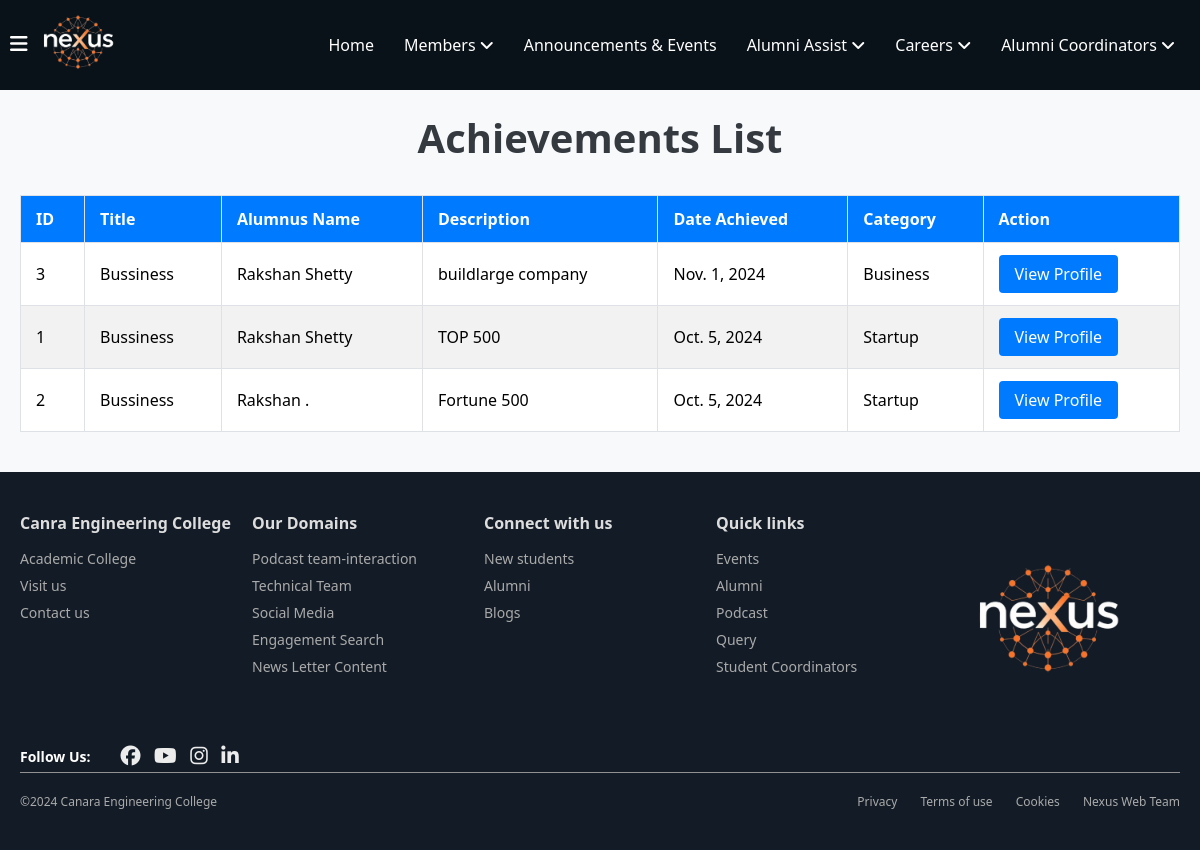
The page /achievements/ on the database as committed earlier.
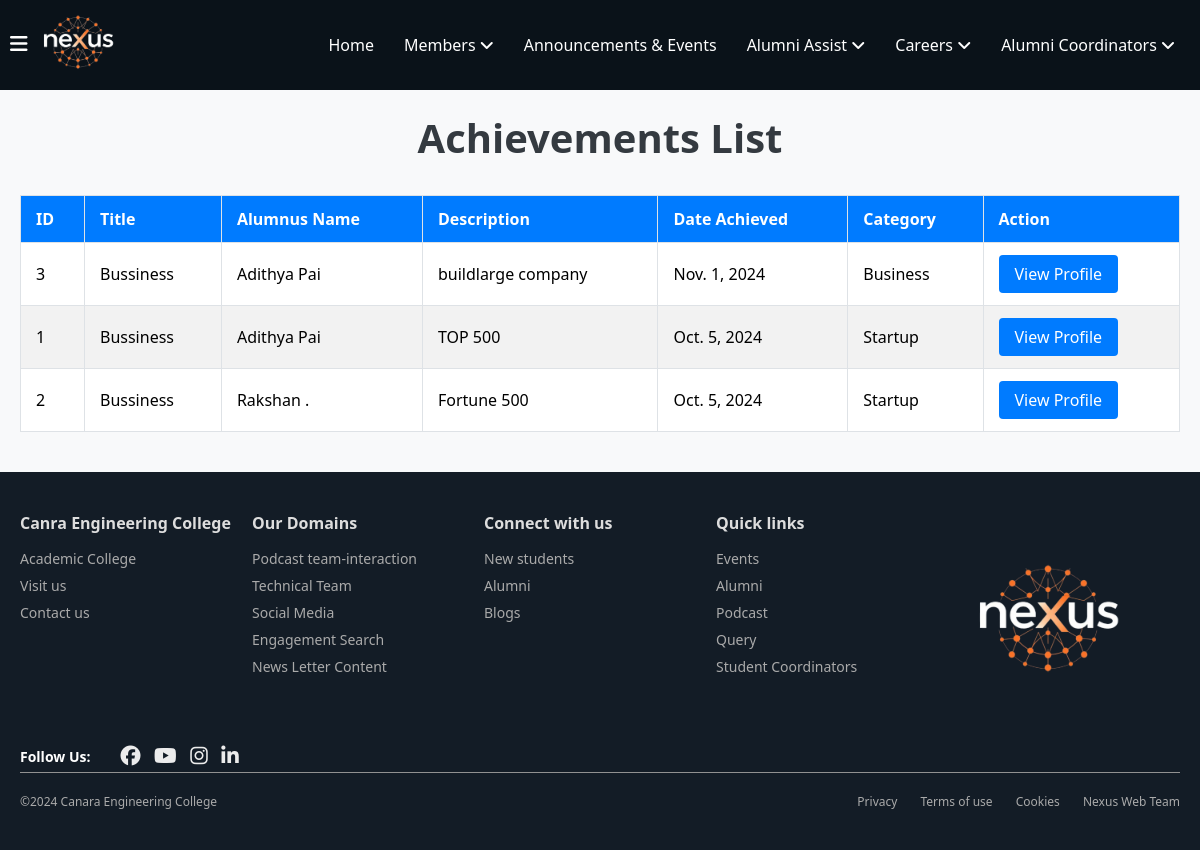
The same page on the database as committed later.
### achievements/models.py (models this page shows, shortened)
class Achievement(models.Model):
    achievement_id = models.AutoField(primary_key=True)
    title = models.CharField(max_length=200)
    alumni = models.ForeignKey(Alumni, on_delete=models.CASCADE)
    description = models.TextField()
    date_achieved = models.DateField()
    category = models.CharField(max_length=100)

### alumni_details/models.py (models this page shows, shortened)
class Alumni(models.Model):
    alumni_id = models.AutoField(primary_key=True)
    user = models.OneToOneField(User, on_delete=models.CASCADE, related_name="alumni_profile")
    first_name = models.CharField(max_length=100, db_index=True)
    last_name = models.CharField(max_length=100, db_index=True)
    phone_number = models.CharField(max_length=15, blank=True, null=True)  # Allows optional phone number
    graduation_year = models.IntegerField(db_index=True)  # Added index for graduation year
    location = models.CharField(max_length=255, blank=True, null=True)  # Optional location
    job_location=models.CharField(max_length=255,blank=True,null=True,db_index=True)
    profile_picture = models.ImageField(upload_to='photos/', blank=True, null=True, default='photos/default.png', validators=[validate_image_size])  # Add validator here
    batch = models.CharField(max_length=10)
    usn = models.CharField(max_length=20, unique=True)
    linkedin_url = models.URLField(max_length=255, blank=True, null=True)  # Optional LinkedIn URL
    facebook_url = models.URLField(max_length=255, blank=True, null=True)  # Optional Facebook URL
    instagram_url = models.URLField(max_length=255, blank=True, null=True)  # Optional Instagram URL
    twitter_url = models.URLField(max_length=255, blank=True, null=True)  # Optional Twitter URL
    youtube_url = models.URLField(max_length=255, blank=True, null=True)  # Optional YouTube URL
    current_position = models.CharField(max_length=255, db_index=True, null=True)
    branch = models.CharField(max_length=100, db_index=True)  # Added index for branch
    company_name = models.CharField(max_length=255, db_index=True, null=True)  # Added index for company name
    bio = models.TextField(blank=True, null=True)  # Optional bio
    achievements = models.TextField(blank=True, null=True)  # Optional achievements
    dob = models.DateField()
    is_alumni = models.BooleanField(default=True)
    personal_email = models.EmailField(blank=True, null=True, unique=True)  # Add personal email field
    class Meta:
        indexes = [
            models.Index(fields=['first_name']),
            models.Index(fields=['last_name']),
            models.Index(fields=['current_position']),
            models.Index(fields=['graduation_year']),  # Index for faster filtering by graduation year
            models.Index(fields=['branch']),  # Index for faster filtering by branch
            models.Index(fields=['company_name']),  # Index for faster filtering by company name
            models.Index(fields=['job_location'])
        ]

### achievements/views.py (the view)
# urls.py: path('', achievements_list, name='achievements_list'),
def achievements_list(request):
    achievements = Achievement.objects.all().order_by('-date_achieved')  # Order by date achieved
    paginator = Paginator(achievements, 10)  # Show 10 achievements per page
    page_number = request.GET.get('page')
    achievements_page = paginator.get_page(page_number)
    return render(request, 'achievements/achievements_list.html', {'achievements': achievements_page})

### achievements/templates/achievements/achievements_list.html (shortened to what this page needs)
{% extends 'home/layout.html' %}
{% load static %}
{% block content %}
  <div class="custom-container">
    <h2 class="achievements-heading">Achievements List</h2>
    <div class="achievements-table-wrapper">
      <table class="achievements-table">
        <thead>
          <tr>
            <th>ID</th>
            <th>Title</th>
            <th>Alumnus Name</th>
            <th>Description</th>
            <th>Date Achieved</th>
            <th>Category</th>
            <th>Action</th>
          </tr>
        </thead>
        <tbody>
          {% for achievement in achievements %}
          <tr>
            <td>{{ achievement.achievement_id }}</td>
            <td>{{ achievement.title }}</td>
            <td>{{ achievement.alumni.first_name }} {{ achievement.alumni.last_name }}</td>
            <td>{{ achievement.description }}</td>
            <td>{{ achievement.date_achieved }}</td>
            <td>{{ achievement.category }}</td>
            <td>
              <a href="{% url 'alumni_profile' achievement.alumni.alumni_id %}">View Profile</a>
            </td>
          </tr>
          {% empty %}
          <tr>
            <td colspan="7" class="text-center">No achievements found.</td>
          </tr>
          {% endfor %}
        </tbody>
      </table>
    </div>
  </div>
{% endblock %}

Rows that differ between the two databases and show on the page:
changed through a linked row, Achievement "buildlarge company": alumni.first_name "Rakshan" → "Adithya"; alumni.last_name "Shetty" → "Pai"
changed through a linked row, Achievement "TOP 500": alumni.first_name "Rakshan" → "Adithya"; alumni.last_name "Shetty" → "Pai"
